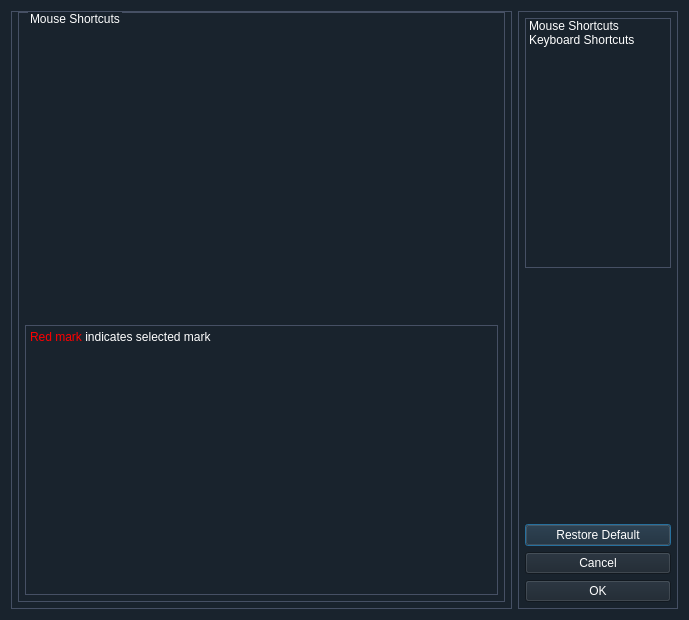
<?xml version="1.0" encoding="UTF-8"?>
<ui version="4.0">
 <class>ShortCutDialog</class>
 <widget class="QDialog" name="ShortCutDialog">
  <property name="geometry">
   <rect>
    <x>0</x>
    <y>0</y>
    <width>689</width>
    <height>620</height>
   </rect>
  </property>
  <property name="windowTitle">
   <string>ShortCutDialog</string>
  </property>
  <property name="styleSheet">
   <string notr="true">color: rgb(255, 255, 255);
background-color: rgb(25, 35, 45);
font: 9pt &quot;Microsoft YaHei&quot;;</string>
  </property>
  <layout class="QVBoxLayout" name="verticalLayout">
   <item>
    <layout class="QHBoxLayout" name="horizontalLayout">
     <item>
      <widget class="QFrame" name="ShortCutFrame">
       <property name="sizePolicy">
        <sizepolicy hsizetype="Expanding" vsizetype="Expanding">
         <horstretch>10</horstretch>
         <verstretch>0</verstretch>
        </sizepolicy>
       </property>
       <property name="minimumSize">
        <size>
         <width>0</width>
         <height>0</height>
        </size>
       </property>
       <property name="styleSheet">
        <string notr="true">QFrame#ShortCutFrame{
	border: 1px solid rgb(70,80,100);
}</string>
       </property>
       <property name="frameShape">
        <enum>QFrame::StyledPanel</enum>
       </property>
       <property name="frameShadow">
        <enum>QFrame::Raised</enum>
       </property>
       <layout class="QVBoxLayout" name="verticalLayout_4">
        <property name="leftMargin">
         <number>0</number>
        </property>
        <property name="topMargin">
         <number>0</number>
        </property>
        <property name="rightMargin">
         <number>0</number>
        </property>
        <property name="bottomMargin">
         <number>0</number>
        </property>
        <item>
         <widget class="QStackedWidget" name="stackedWidget">
          <property name="currentIndex">
           <number>0</number>
          </property>
          <widget class="QWidget" name="page">
           <layout class="QVBoxLayout" name="verticalLayout_2">
            <property name="leftMargin">
             <number>6</number>
            </property>
            <property name="topMargin">
             <number>0</number>
            </property>
            <property name="rightMargin">
             <number>6</number>
            </property>
            <property name="bottomMargin">
             <number>6</number>
            </property>
            <item>
             <widget class="QGroupBox" name="View_groupBox">
              <property name="styleSheet">
               <string notr="true">QGroupBox#View_groupBox
{
	border: 1px solid rgb(70,80,100);
	margin-top: 3.0ex;
}
QGroupBox#View_groupBox::title
{
	subcontrol-origin:margin;
	left: 10px;
}</string>
              </property>
              <property name="title">
               <string>Mouse Shortcuts</string>
              </property>
              <layout class="QVBoxLayout" name="verticalLayout_7">
               <property name="leftMargin">
                <number>6</number>
               </property>
               <property name="topMargin">
                <number>10</number>
               </property>
               <property name="rightMargin">
                <number>6</number>
               </property>
               <property name="bottomMargin">
                <number>6</number>
               </property>
               <item>
                <layout class="QFormLayout" name="formLayout">
                 <property name="fieldGrowthPolicy">
                  <enum>QFormLayout::AllNonFixedFieldsGrow</enum>
                 </property>
                 <property name="rowWrapPolicy">
                  <enum>QFormLayout::DontWrapRows</enum>
                 </property>
                 <property name="labelAlignment">
                  <set>Qt::AlignLeading|Qt::AlignLeft|Qt::AlignVCenter</set>
                 </property>
                 <property name="formAlignment">
                  <set>Qt::AlignHCenter|Qt::AlignTop</set>
                 </property>
                 <property name="horizontalSpacing">
                  <number>30</number>
                 </property>
                 <property name="verticalSpacing">
                  <number>9</number>
                 </property>
                 <property name="leftMargin">
                  <number>6</number>
                 </property>
                 <property name="topMargin">
                  <number>6</number>
                 </property>
                 <property name="rightMargin">
                  <number>6</number>
                 </property>
                 <property name="bottomMargin">
                  <number>6</number>
                 </property>
                </layout>
               </item>
               <item>
                <spacer name="verticalSpacer_2">
                 <property name="orientation">
                  <enum>Qt::Vertical</enum>
                 </property>
                 <property name="sizeHint" stdset="0">
                  <size>
                   <width>20</width>
                   <height>290</height>
                  </size>
                 </property>
                </spacer>
               </item>
               <item>
                <widget class="QTextBrowser" name="textBrowser">
                 <property name="styleSheet">
                  <string notr="true">QTextBrowser#textBrowser{
	border: 1px solid rgb(70,80,100);
}</string>
                 </property>
                 <property name="html">
                  <string>&lt;!DOCTYPE HTML PUBLIC &quot;-//W3C//DTD HTML 4.0//EN&quot; &quot;http://www.w3.org/TR/REC-html40/strict.dtd&quot;&gt;
&lt;html&gt;&lt;head&gt;&lt;meta name=&quot;qrichtext&quot; content=&quot;1&quot; /&gt;&lt;style type=&quot;text/css&quot;&gt;
p, li { white-space: pre-wrap; }
&lt;/style&gt;&lt;/head&gt;&lt;body style=&quot; font-family:'Microsoft YaHei'; font-size:9pt; font-weight:400; font-style:normal;&quot;&gt;
&lt;p style=&quot; margin-top:0px; margin-bottom:0px; margin-left:0px; margin-right:0px; -qt-block-indent:0; text-indent:0px;&quot;&gt;&lt;span style=&quot; color:#ff0000;&quot;&gt;Red mark&lt;/span&gt; indicates selected mark&lt;/p&gt;&lt;/body&gt;&lt;/html&gt;</string>
                 </property>
                 <property name="tabStopWidth">
                  <number>80</number>
                 </property>
                 <property name="cursorWidth">
                  <number>1</number>
                 </property>
                </widget>
               </item>
              </layout>
             </widget>
            </item>
           </layout>
          </widget>
          <widget class="QWidget" name="page_2">
           <layout class="QVBoxLayout" name="verticalLayout_8">
            <property name="leftMargin">
             <number>6</number>
            </property>
            <property name="topMargin">
             <number>0</number>
            </property>
            <property name="rightMargin">
             <number>6</number>
            </property>
            <property name="bottomMargin">
             <number>6</number>
            </property>
            <item>
             <widget class="QGroupBox" name="Fun_groupBox">
              <property name="styleSheet">
               <string notr="true">QGroupBox#Fun_groupBox
{
	border: 1px solid rgb(70,80,100);
	margin-top: 3.0ex;
}
QGroupBox#Fun_groupBox::title
{
	subcontrol-origin:margin;
	left: 10px;
}</string>
              </property>
              <property name="title">
               <string>Keyboard Shortcuts</string>
              </property>
              <layout class="QVBoxLayout" name="verticalLayout_9">
               <property name="spacing">
                <number>3</number>
               </property>
               <property name="leftMargin">
                <number>6</number>
               </property>
               <property name="topMargin">
                <number>10</number>
               </property>
               <property name="rightMargin">
                <number>6</number>
               </property>
               <property name="bottomMargin">
                <number>6</number>
               </property>
               <item>
                <layout class="QGridLayout" name="shortcut_gridLayout">
                 <property name="leftMargin">
                  <number>6</number>
                 </property>
                 <property name="topMargin">
                  <number>6</number>
                 </property>
                 <property name="rightMargin">
                  <number>6</number>
                 </property>
                 <property name="bottomMargin">
                  <number>6</number>
                 </property>
                 <property name="horizontalSpacing">
                  <number>18</number>
                 </property>
                 <property name="verticalSpacing">
                  <number>6</number>
                 </property>
                </layout>
               </item>
               <item>
                <widget class="QTextBrowser" name="textBrowser_2">
                 <property name="styleSheet">
                  <string notr="true">QTextBrowser#textBrowser_2{
	border: 1px solid rgb(70,80,100);
}</string>
                 </property>
                 <property name="html">
                  <string>&lt;!DOCTYPE HTML PUBLIC &quot;-//W3C//DTD HTML 4.0//EN&quot; &quot;http://www.w3.org/TR/REC-html40/strict.dtd&quot;&gt;
&lt;html&gt;&lt;head&gt;&lt;meta name=&quot;qrichtext&quot; content=&quot;1&quot; /&gt;&lt;style type=&quot;text/css&quot;&gt;
p, li { white-space: pre-wrap; }
&lt;/style&gt;&lt;/head&gt;&lt;body style=&quot; font-family:'Microsoft YaHei'; font-size:9pt; font-weight:400; font-style:normal;&quot;&gt;
&lt;p style=&quot; margin-top:0px; margin-bottom:0px; margin-left:0px; margin-right:0px; -qt-block-indent:0; text-indent:0px;&quot;&gt;Click the button under &lt;span style=&quot; color:#ffcf0f;&quot;&gt;Keybinding&lt;/span&gt;, edit the text under &lt;span style=&quot; color:#ffcf0f;&quot;&gt;Edit&lt;/span&gt; (by pressing a key and then Enter) to modify the shortcut, and click &lt;span style=&quot; color:#ffcf0f;&quot;&gt;OK&lt;/span&gt; to complete the modification.&lt;/p&gt;&lt;/body&gt;&lt;/html&gt;</string>
                 </property>
                </widget>
               </item>
              </layout>
             </widget>
            </item>
           </layout>
          </widget>
         </widget>
        </item>
       </layout>
      </widget>
     </item>
     <item>
      <widget class="QFrame" name="ButtonFrame">
       <property name="sizePolicy">
        <sizepolicy hsizetype="Preferred" vsizetype="Preferred">
         <horstretch>1</horstretch>
         <verstretch>0</verstretch>
        </sizepolicy>
       </property>
       <property name="minimumSize">
        <size>
         <width>160</width>
         <height>0</height>
        </size>
       </property>
       <property name="styleSheet">
        <string notr="true">QFrame#ButtonFrame{
	border: 1px solid rgb(70,80,100);
}</string>
       </property>
       <property name="frameShape">
        <enum>QFrame::StyledPanel</enum>
       </property>
       <property name="frameShadow">
        <enum>QFrame::Raised</enum>
       </property>
       <layout class="QVBoxLayout" name="verticalLayout_5">
        <property name="leftMargin">
         <number>0</number>
        </property>
        <property name="topMargin">
         <number>0</number>
        </property>
        <property name="rightMargin">
         <number>0</number>
        </property>
        <property name="bottomMargin">
         <number>0</number>
        </property>
        <item>
         <layout class="QVBoxLayout" name="verticalLayout_3">
          <property name="leftMargin">
           <number>6</number>
          </property>
          <property name="topMargin">
           <number>6</number>
          </property>
          <property name="rightMargin">
           <number>6</number>
          </property>
          <property name="bottomMargin">
           <number>6</number>
          </property>
          <item>
           <widget class="QListWidget" name="listWidget">
            <property name="sizePolicy">
             <sizepolicy hsizetype="Expanding" vsizetype="Expanding">
              <horstretch>0</horstretch>
              <verstretch>0</verstretch>
             </sizepolicy>
            </property>
            <property name="minimumSize">
             <size>
              <width>50</width>
              <height>0</height>
             </size>
            </property>
            <property name="styleSheet">
             <string notr="true">QListWidget#listWidget{
	border: 1px solid rgb(70,80,100);
}</string>
            </property>
            <item>
             <property name="text">
              <string>Mouse Shortcuts</string>
             </property>
            </item>
            <item>
             <property name="text">
              <string>Keyboard Shortcuts</string>
             </property>
            </item>
           </widget>
          </item>
          <item>
           <spacer name="verticalSpacer">
            <property name="orientation">
             <enum>Qt::Vertical</enum>
            </property>
            <property name="sizeHint" stdset="0">
             <size>
              <width>20</width>
              <height>40</height>
             </size>
            </property>
           </spacer>
          </item>
          <item>
           <widget class="QPushButton" name="RestoreKeybindingsButton">
            <property name="text">
             <string>Restore Default</string>
            </property>
           </widget>
          </item>
          <item>
           <widget class="QPushButton" name="CancelButton">
            <property name="text">
             <string>Cancel</string>
            </property>
           </widget>
          </item>
          <item>
           <widget class="QPushButton" name="OkButton">
            <property name="text">
             <string>OK</string>
            </property>
           </widget>
          </item>
         </layout>
        </item>
       </layout>
      </widget>
     </item>
    </layout>
   </item>
  </layout>
 </widget>
 <resources/>
 <connections/>
</ui>
